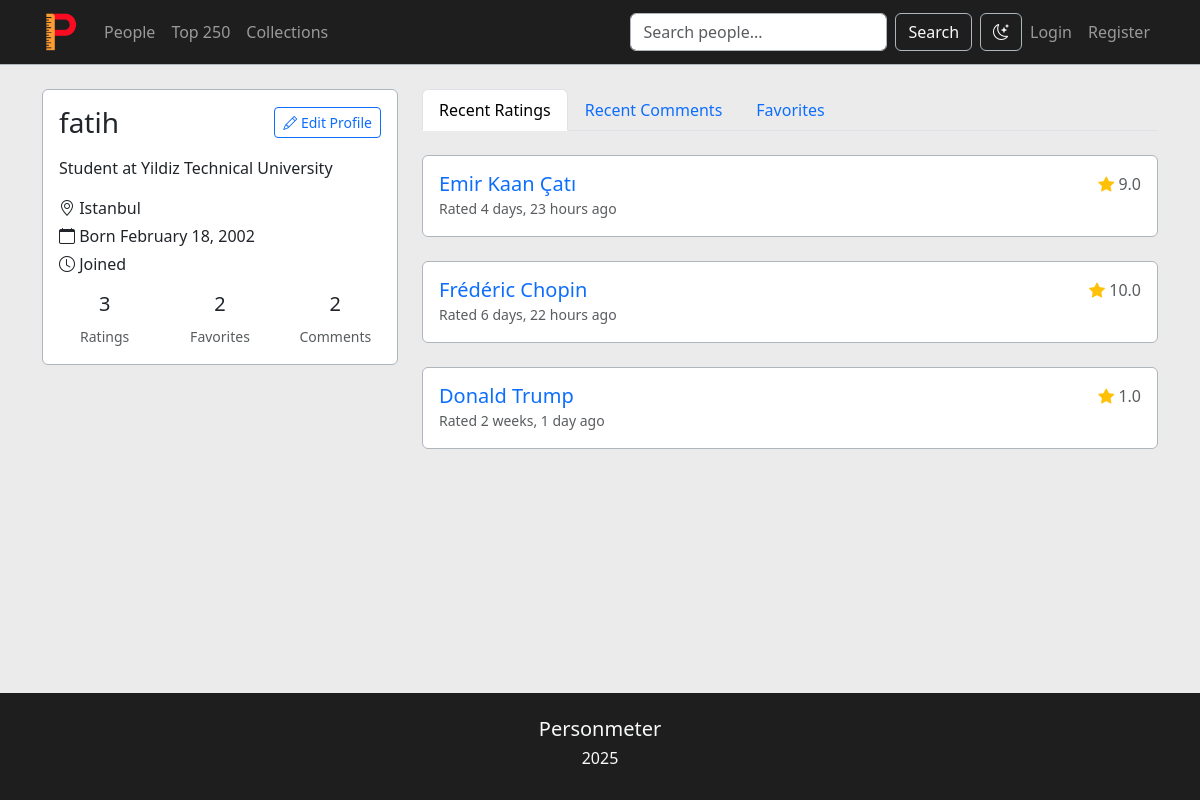
Page /profile/1/ on the committed database.
### core/models.py (models this page shows, shortened)
class UserProfile(models.Model):
    user = models.OneToOneField(User, on_delete=models.CASCADE, related_name='profile')
    bio = models.TextField(max_length=500, blank=True)
    location = models.CharField(max_length=100, blank=True)
    birth_date = models.DateField(null=True, blank=True)
    favorite_persons = models.ManyToManyField(Person, through='Favorite', related_name='favorited_by')
    created_at = models.DateTimeField(auto_now_add=True)
    updated_at = models.DateTimeField(auto_now=True)
    def total_ratings(self):
        return self.user.rating_set.count()

class Rating(models.Model):
    person = models.ForeignKey(Person, related_name='ratings', on_delete=models.CASCADE)
    user = models.ForeignKey(User, on_delete=models.CASCADE)
    score = models.IntegerField(validators=[MinValueValidator(1), MaxValueValidator(10)])
    created_at = models.DateTimeField(auto_now_add=True)
    updated_at = models.DateTimeField(auto_now=True)
    class Meta:
        unique_together = ['person', 'user']

class Person(models.Model):
    name = models.CharField(max_length=200)
    description = models.TextField()
    image = models.ImageField(upload_to='person_images/', blank=True, null=True)
    category = models.ForeignKey(Category, on_delete=models.SET_NULL, null=True, related_name='persons')
    tags = models.CharField(max_length=500, blank=True, help_text="Comma-separated tags")
    created_at = models.DateTimeField(auto_now_add=True)
    updated_at = models.DateTimeField(auto_now=True)
    created_by = models.ForeignKey(User, on_delete=models.SET_NULL, null=True)
    def average_rating(self):
        return self.ratings.aggregate(Avg('score'))['score__avg'] or 0.0

### core/views.py (the view)
# urls.py: path('profile/<int:pk>/', views.UserProfileView.as_view(), name='user_profile'),
class UserProfileView(DetailView):
    model = UserProfile
    template_name = 'core/profile.html'
    context_object_name = 'profile'
    def get_context_data(self, **kwargs):
        context = super().get_context_data(**kwargs)
        user = self.get_object().user
        context['ratings'] = user.rating_set.select_related('person').order_by('-created_at')[:10]
        context['comments'] = user.comment_set.select_related('person').order_by('-created_at')[:10]
        context['favorites'] = user.profile.favorite_set.select_related('person').order_by('-created_at')
        return context

### core/templates/core/profile.html (shortened to what this page needs)
{% extends 'core/base.html' %}
{% block content %}
<div class="row">
    <div class="col-md-4">
        <div class="card mb-4 border-dark-subtle">
            <div class="card-body">
                <div class="d-flex justify-content-between align-items-center mb-3">
                    <h3 class="card-title mb-0">{{ profile.user}}</h3>
                    <a href="{% url 'profile_edit' %}" class="btn btn-outline-primary btn-sm">
                        <i class="bi bi-pencil"></i> Edit Profile
                    </a>
                </div>
                {% if profile.bio %}
                    <p class="card-text">{{ profile.bio }}</p>
                {% endif %}
                <div class="mb-3">
                    {% if profile.location %}
                        <p class="mb-1">
                            <i class="bi bi-geo-alt"></i> {{ profile.location }}
                        </p>
                    {% endif %}
                    {% if profile.birth_date %}
                        <p class="mb-1">
                            <i class="bi bi-calendar"></i> Born {{ profile.birth_date|date:"F j, Y" }}
                        </p>
                    {% endif %}
                    <p class="mb-1">
                        <i class="bi bi-clock"></i> Joined {{ user.date_joined|date:"F j, Y" }}
                    </p>
                </div>
                <div class="row text-center">
                    <div class="col">
                        <h5>{{ profile.total_ratings }}</h5>
                        <small class="text-muted">Ratings</small>
                    </div>
                    <div class="col">
                        <h5>{{ favorites|length }}</h5>
                        <small class="text-muted">Favorites</small>
                    </div>
                    <div class="col">
                        <h5>{{ comments|length }}</h5>
                        <small class="text-muted">Comments</small>
                    </div>
                </div>
            </div>
        </div>
    </div>
    <div class="col-md-8">
        <ul class="nav nav-tabs mb-4" id="profileTabs" role="tablist">
            <li class="nav-item">
                <a class="nav-link active" id="ratings-tab" data-bs-toggle="tab" href="#ratings" role="tab">
                    Recent Ratings
                </a>
            </li>
            <li class="nav-item">
                <a class="nav-link" id="comments-tab" data-bs-toggle="tab" href="#comments" role="tab">
                    Recent Comments
                </a>
            </li>
            <li class="nav-item">
                <a class="nav-link" id="favorites-tab" data-bs-toggle="tab" href="#favorites" role="tab">
                    Favorites
                </a>
            </li>
        </ul>
        <div class="tab-content" id="profileTabsContent">
            <div class="tab-pane fade show active" id="ratings" role="tabpanel">
                {% for rating in ratings %}
                    <div class="card mb-4 border-dark-subtle">
                        <div class="card-body">
                            <div class="d-flex justify-content-between align-items-center">
                                <h5 class="card-title mb-0">
                                    <a href="{% url 'person_detail' rating.person.pk %}" class="text-decoration-none">
                                        {{ rating.person.name }}
                                    </a>
                                </h5>
                                <div class="text-end text-muted">
                                    <i class="bi bi-star-fill text-warning"></i> {{ rating.score|floatformat:1 }}
                                </div>
                            </div>
                            <small class="text-muted">Rated {{ rating.created_at|timesince }} ago</small>
                        </div>
                    </div>
                {% empty %}
                    <p>No ratings yet.</p>
                {% endfor %}
            </div>
        </div>
    </div>
</div>
{% endblock %}

### core/templates/core/base.html (style rules this page uses)
[data-bs-theme="light"] body { background-color: #ebebeb; }

### rows in the picture
UserProfile: user "fatih", bio "Student at Yildiz Technical University", location "Istanbul", birth_date "February 18, 2002", total_ratings "3"
Rating: person.name "Emir Kaan Çatı", score "9.0", created_at "4 days, 23 hours"
Rating: person.name "Frédéric Chopin", score "10.0", created_at "6 days, 22 hours"
Rating: person.name "Donald Trump", score "1.0", created_at "2 weeks, 1 day"

### other values in the picture
{{ favorites|length }} "2"
{{ comments|length }} "2"
